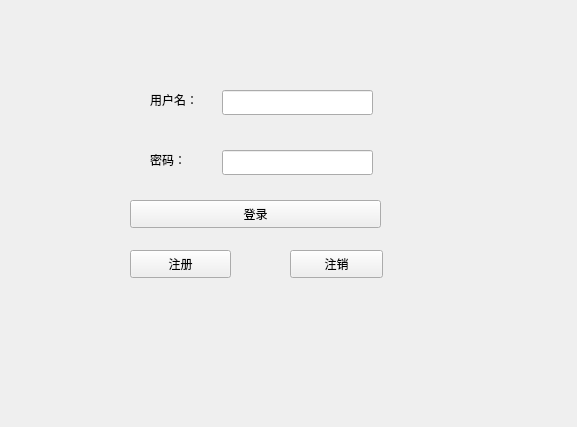
<?xml version="1.0" encoding="UTF-8"?>
<ui version="4.0">
 <class>tcpclient</class>
 <widget class="QWidget" name="tcpclient">
  <property name="geometry">
   <rect>
    <x>0</x>
    <y>0</y>
    <width>577</width>
    <height>427</height>
   </rect>
  </property>
  <property name="windowTitle">
   <string>tcpclient</string>
  </property>
  <widget class="QLineEdit" name="name">
   <property name="geometry">
    <rect>
     <x>222</x>
     <y>90</y>
     <width>151</width>
     <height>25</height>
    </rect>
   </property>
  </widget>
  <widget class="QLineEdit" name="pwd">
   <property name="geometry">
    <rect>
     <x>222</x>
     <y>150</y>
     <width>151</width>
     <height>25</height>
    </rect>
   </property>
  </widget>
  <widget class="QLabel" name="label">
   <property name="geometry">
    <rect>
     <x>150</x>
     <y>90</y>
     <width>69</width>
     <height>19</height>
    </rect>
   </property>
   <property name="text">
    <string>用户名：</string>
   </property>
  </widget>
  <widget class="QLabel" name="label_2">
   <property name="geometry">
    <rect>
     <x>150</x>
     <y>150</y>
     <width>69</width>
     <height>19</height>
    </rect>
   </property>
   <property name="text">
    <string>密码：</string>
   </property>
  </widget>
  <widget class="QPushButton" name="login">
   <property name="geometry">
    <rect>
     <x>130</x>
     <y>200</y>
     <width>251</width>
     <height>28</height>
    </rect>
   </property>
   <property name="text">
    <string>登录</string>
   </property>
  </widget>
  <widget class="QPushButton" name="register_2">
   <property name="geometry">
    <rect>
     <x>130</x>
     <y>250</y>
     <width>101</width>
     <height>28</height>
    </rect>
   </property>
   <property name="text">
    <string>注册</string>
   </property>
  </widget>
  <widget class="QPushButton" name="quit">
   <property name="geometry">
    <rect>
     <x>290</x>
     <y>250</y>
     <width>93</width>
     <height>28</height>
    </rect>
   </property>
   <property name="text">
    <string>注销</string>
   </property>
  </widget>
 </widget>
 <resources/>
 <connections/>
</ui>
